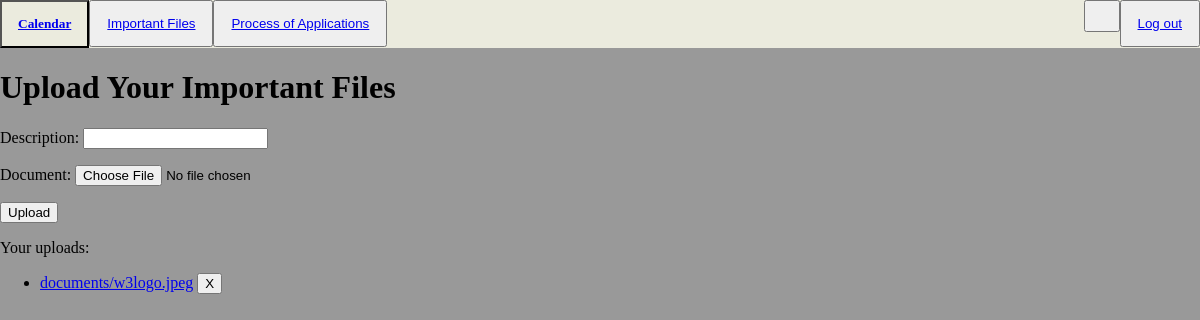
Page /important-files/ on the earlier database version.
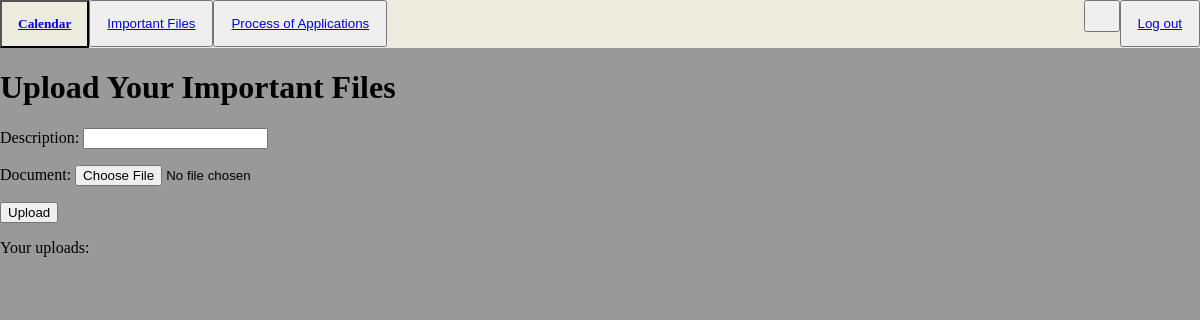
Same page on the later database version.
### users/models.py (models this page shows)
class Document(models.Model):
    description = models.CharField(max_length=255, blank=True)
    document = models.FileField(upload_to='documents/')
    uploaded_at = models.DateTimeField(auto_now_add=True)

### users/views.py (the view)
# urls.py: path("important-files/", views.files, name="importantfiles"),
def files(request):
    if request.method == 'POST':
        form = DocumentForm(request.POST, request.FILES)
        if form.is_valid():
            form.save()
            return render(request, 'home/importantFiles.html', {
                'uploads': Document.objects.all()
            })
    else:
        form = DocumentForm()
    return render(request, 'home/importantFiles.html', {
        'form': form,
        'uploads': Document.objects.all()
    })

### users/forms.py
class DocumentForm(forms.ModelForm):
    class Meta:
        model = Document
        fields = ('description', 'document', )

### users/templates/home/importantFiles.html (shortened to what this page needs)
<html>
  <head>
    {% load static %}
    <link href="{% static 'css/home/home.css' %}" rel="stylesheet" type="text/css"/>
  </head>
  <body>
        <div class="topnav">
      <button onclick style="float: right">
        <a href="/log-out">
          Log out
        </a>
      </button>
      <button onclick style="float: right">
      </button>
      <button>
        <a href="/cal">
          Calendar
        </a>
      </button>
      <button onclick>
        <a href="/important-files">
          Important Files
        </a>
      </button>
      <button onclick>
        <a href="/process-of-applications">
          Process of Applications
        </a>
      </button>
    </div>
    <h1>Upload Your Important Files </h1>
    {% block content %}
  <form method="post" enctype="multipart/form-data">
    {{ form.as_p }}
    <button type="submit">Upload</button>
  </form>
{% endblock %}
  <div>
    <p>Your uploads:</p>
    <ul class="uploads">
    {% for x in uploads %}
    <li>
      <a href="{{x.document}}" download>{{x.document}}</a>
      <a href="delete/{{x.document}}"><button>X</button></a>
    </li>
    {% endfor %}
    </ul>
    <br>
  </div>
  </body>
</html>

Differences in the rows shown:
removed Document: document "documents/w3logo.jpeg"
